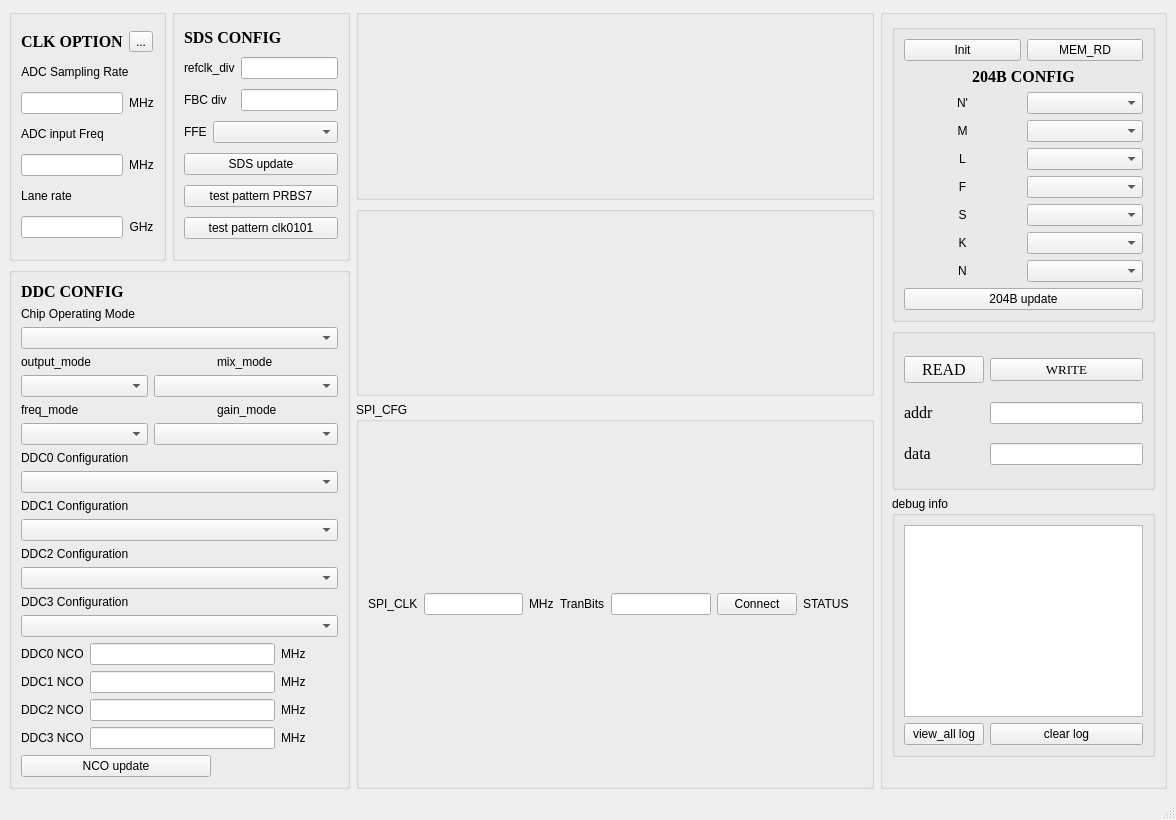
<?xml version="1.0" encoding="UTF-8"?>
<ui version="4.0">
 <class>MainWindow</class>
 <widget class="QMainWindow" name="MainWindow">
  <property name="geometry">
   <rect>
    <x>0</x>
    <y>0</y>
    <width>1176</width>
    <height>820</height>
   </rect>
  </property>
  <property name="sizePolicy">
   <sizepolicy hsizetype="Expanding" vsizetype="Expanding">
    <horstretch>0</horstretch>
    <verstretch>0</verstretch>
   </sizepolicy>
  </property>
  <property name="minimumSize">
   <size>
    <width>1176</width>
    <height>820</height>
   </size>
  </property>
  <property name="windowTitle">
   <string>TR9XXX</string>
  </property>
  <widget class="QWidget" name="centralwidget">
   <layout class="QVBoxLayout" name="verticalLayout_7">
    <item>
     <layout class="QGridLayout" name="gridLayout_6">
      <property name="sizeConstraint">
       <enum>QLayout::SetMaximumSize</enum>
      </property>
      <item row="0" column="0">
       <layout class="QVBoxLayout" name="verticalLayout_4">
        <item>
         <layout class="QHBoxLayout" name="horizontalLayout">
          <item>
           <widget class="QGroupBox" name="groupBox_7">
            <property name="title">
             <string/>
            </property>
            <layout class="QGridLayout" name="gridLayout_4">
             <item row="0" column="1">
              <widget class="QToolButton" name="clk_option_cfg_button">
               <property name="text">
                <string>...</string>
               </property>
              </widget>
             </item>
             <item row="5" column="0" colspan="2">
              <widget class="QLabel" name="fin_2">
               <property name="sizePolicy">
                <sizepolicy hsizetype="Fixed" vsizetype="Fixed">
                 <horstretch>0</horstretch>
                 <verstretch>0</verstretch>
                </sizepolicy>
               </property>
               <property name="focusPolicy">
                <enum>Qt::NoFocus</enum>
               </property>
               <property name="text">
                <string>Lane rate</string>
               </property>
               <property name="alignment">
                <set>Qt::AlignCenter</set>
               </property>
              </widget>
             </item>
             <item row="0" column="0">
              <widget class="QLabel" name="clk_option">
               <property name="font">
                <font>
                 <family>Times New Roman</family>
                 <pointsize>12</pointsize>
                 <weight>75</weight>
                 <bold>true</bold>
                </font>
               </property>
               <property name="focusPolicy">
                <enum>Qt::NoFocus</enum>
               </property>
               <property name="text">
                <string>CLK OPTION</string>
               </property>
              </widget>
             </item>
             <item row="2" column="1">
              <widget class="QLabel" name="fs_2">
               <property name="focusPolicy">
                <enum>Qt::NoFocus</enum>
               </property>
               <property name="text">
                <string>MHz</string>
               </property>
               <property name="alignment">
                <set>Qt::AlignCenter</set>
               </property>
              </widget>
             </item>
             <item row="4" column="0">
              <widget class="QLineEdit" name="fin_display">
               <property name="focusPolicy">
                <enum>Qt::NoFocus</enum>
               </property>
              </widget>
             </item>
             <item row="2" column="0">
              <widget class="QLineEdit" name="fs_display">
               <property name="focusPolicy">
                <enum>Qt::NoFocus</enum>
               </property>
              </widget>
             </item>
             <item row="6" column="1">
              <widget class="QLabel" name="fs_4">
               <property name="focusPolicy">
                <enum>Qt::NoFocus</enum>
               </property>
               <property name="text">
                <string>GHz</string>
               </property>
               <property name="alignment">
                <set>Qt::AlignCenter</set>
               </property>
              </widget>
             </item>
             <item row="1" column="0" colspan="2">
              <widget class="QLabel" name="fs">
               <property name="sizePolicy">
                <sizepolicy hsizetype="Fixed" vsizetype="Fixed">
                 <horstretch>0</horstretch>
                 <verstretch>0</verstretch>
                </sizepolicy>
               </property>
               <property name="focusPolicy">
                <enum>Qt::NoFocus</enum>
               </property>
               <property name="text">
                <string>ADC Sampling Rate</string>
               </property>
               <property name="alignment">
                <set>Qt::AlignCenter</set>
               </property>
              </widget>
             </item>
             <item row="3" column="0" colspan="2">
              <widget class="QLabel" name="fin">
               <property name="sizePolicy">
                <sizepolicy hsizetype="Fixed" vsizetype="Fixed">
                 <horstretch>0</horstretch>
                 <verstretch>0</verstretch>
                </sizepolicy>
               </property>
               <property name="focusPolicy">
                <enum>Qt::NoFocus</enum>
               </property>
               <property name="text">
                <string>ADC input Freq</string>
               </property>
               <property name="alignment">
                <set>Qt::AlignCenter</set>
               </property>
              </widget>
             </item>
             <item row="6" column="0">
              <widget class="QLineEdit" name="fin_display_2">
               <property name="focusPolicy">
                <enum>Qt::NoFocus</enum>
               </property>
              </widget>
             </item>
             <item row="4" column="1">
              <widget class="QLabel" name="fs_3">
               <property name="focusPolicy">
                <enum>Qt::NoFocus</enum>
               </property>
               <property name="text">
                <string>MHz</string>
               </property>
               <property name="alignment">
                <set>Qt::AlignCenter</set>
               </property>
              </widget>
             </item>
            </layout>
           </widget>
          </item>
          <item>
           <widget class="QGroupBox" name="groupBox_6">
            <property name="title">
             <string/>
            </property>
            <layout class="QGridLayout" name="gridLayout_3">
             <item row="2" column="2">
              <widget class="QLineEdit" name="fbc_div">
               <property name="focusPolicy">
                <enum>Qt::StrongFocus</enum>
               </property>
              </widget>
             </item>
             <item row="3" column="0">
              <widget class="QLabel" name="fs_28">
               <property name="focusPolicy">
                <enum>Qt::NoFocus</enum>
               </property>
               <property name="text">
                <string>FFE</string>
               </property>
              </widget>
             </item>
             <item row="4" column="0" colspan="3">
              <widget class="QPushButton" name="sds_button">
               <property name="text">
                <string>SDS update</string>
               </property>
              </widget>
             </item>
             <item row="1" column="0" colspan="2">
              <widget class="QLabel" name="fs_26">
               <property name="focusPolicy">
                <enum>Qt::NoFocus</enum>
               </property>
               <property name="text">
                <string>refclk_div</string>
               </property>
              </widget>
             </item>
             <item row="6" column="0" colspan="3">
              <widget class="QPushButton" name="sds_button_3">
               <property name="text">
                <string>test pattern clk0101</string>
               </property>
              </widget>
             </item>
             <item row="1" column="2">
              <widget class="QLineEdit" name="refclk_div">
               <property name="focusPolicy">
                <enum>Qt::StrongFocus</enum>
               </property>
              </widget>
             </item>
             <item row="5" column="0" colspan="3">
              <widget class="QPushButton" name="sds_button_2">
               <property name="text">
                <string>test pattern PRBS7</string>
               </property>
              </widget>
             </item>
             <item row="3" column="1" colspan="2">
              <widget class="QComboBox" name="comboBox"/>
             </item>
             <item row="2" column="0" colspan="2">
              <widget class="QLabel" name="fs_27">
               <property name="focusPolicy">
                <enum>Qt::NoFocus</enum>
               </property>
               <property name="text">
                <string>FBC div</string>
               </property>
              </widget>
             </item>
             <item row="0" column="0" colspan="3">
              <widget class="QLabel" name="clk_option_2">
               <property name="sizePolicy">
                <sizepolicy hsizetype="Preferred" vsizetype="Fixed">
                 <horstretch>0</horstretch>
                 <verstretch>0</verstretch>
                </sizepolicy>
               </property>
               <property name="font">
                <font>
                 <family>Times New Roman</family>
                 <pointsize>12</pointsize>
                 <weight>75</weight>
                 <bold>true</bold>
                </font>
               </property>
               <property name="focusPolicy">
                <enum>Qt::NoFocus</enum>
               </property>
               <property name="text">
                <string>SDS CONFIG</string>
               </property>
              </widget>
             </item>
            </layout>
           </widget>
          </item>
         </layout>
        </item>
        <item>
         <widget class="QGroupBox" name="groupBox_8">
          <property name="title">
           <string/>
          </property>
          <layout class="QGridLayout" name="gridLayout_5">
           <item row="0" column="0" colspan="4">
            <widget class="QLabel" name="DDC_CONFIG">
             <property name="font">
              <font>
               <family>Times New Roman</family>
               <pointsize>12</pointsize>
               <weight>75</weight>
               <bold>true</bold>
              </font>
             </property>
             <property name="focusPolicy">
              <enum>Qt::NoFocus</enum>
             </property>
             <property name="text">
              <string>DDC CONFIG</string>
             </property>
            </widget>
           </item>
           <item row="1" column="0" colspan="4">
            <widget class="QLabel" name="fs_5">
             <property name="sizePolicy">
              <sizepolicy hsizetype="Fixed" vsizetype="Fixed">
               <horstretch>0</horstretch>
               <verstretch>0</verstretch>
              </sizepolicy>
             </property>
             <property name="focusPolicy">
              <enum>Qt::NoFocus</enum>
             </property>
             <property name="text">
              <string>Chip Operating Mode</string>
             </property>
            </widget>
           </item>
           <item row="2" column="0" colspan="5">
            <widget class="QComboBox" name="chip_mode_config"/>
           </item>
           <item row="3" column="0" colspan="2">
            <widget class="QLabel" name="fs_6">
             <property name="focusPolicy">
              <enum>Qt::NoFocus</enum>
             </property>
             <property name="text">
              <string>output_mode</string>
             </property>
            </widget>
           </item>
           <item row="3" column="3" colspan="2">
            <widget class="QLabel" name="fs_29">
             <property name="focusPolicy">
              <enum>Qt::NoFocus</enum>
             </property>
             <property name="text">
              <string>mix_mode</string>
             </property>
            </widget>
           </item>
           <item row="4" column="0" colspan="2">
            <widget class="QComboBox" name="real_mode_config"/>
           </item>
           <item row="4" column="2" colspan="3">
            <widget class="QComboBox" name="mix_mode_config"/>
           </item>
           <item row="5" column="0" colspan="2">
            <widget class="QLabel" name="fs_30">
             <property name="focusPolicy">
              <enum>Qt::NoFocus</enum>
             </property>
             <property name="text">
              <string>freq_mode</string>
             </property>
            </widget>
           </item>
           <item row="5" column="3" colspan="2">
            <widget class="QLabel" name="fs_31">
             <property name="focusPolicy">
              <enum>Qt::NoFocus</enum>
             </property>
             <property name="text">
              <string>gain_mode</string>
             </property>
            </widget>
           </item>
           <item row="6" column="0" colspan="2">
            <widget class="QComboBox" name="freq_mode_config"/>
           </item>
           <item row="6" column="2" colspan="3">
            <widget class="QComboBox" name="gain_mode_config"/>
           </item>
           <item row="7" column="0" colspan="4">
            <widget class="QLabel" name="fs_7">
             <property name="focusPolicy">
              <enum>Qt::NoFocus</enum>
             </property>
             <property name="text">
              <string>DDC0 Configuration</string>
             </property>
            </widget>
           </item>
           <item row="8" column="0" colspan="5">
            <widget class="QComboBox" name="ddc0_config"/>
           </item>
           <item row="9" column="0" colspan="4">
            <widget class="QLabel" name="fs_8">
             <property name="focusPolicy">
              <enum>Qt::NoFocus</enum>
             </property>
             <property name="text">
              <string>DDC1 Configuration</string>
             </property>
            </widget>
           </item>
           <item row="10" column="0" colspan="5">
            <widget class="QComboBox" name="ddc1_config"/>
           </item>
           <item row="11" column="0" colspan="4">
            <widget class="QLabel" name="fs_9">
             <property name="focusPolicy">
              <enum>Qt::NoFocus</enum>
             </property>
             <property name="text">
              <string>DDC2 Configuration</string>
             </property>
            </widget>
           </item>
           <item row="12" column="0" colspan="5">
            <widget class="QComboBox" name="ddc2_config"/>
           </item>
           <item row="13" column="0" colspan="4">
            <widget class="QLabel" name="fs_10">
             <property name="focusPolicy">
              <enum>Qt::NoFocus</enum>
             </property>
             <property name="text">
              <string>DDC3 Configuration</string>
             </property>
            </widget>
           </item>
           <item row="14" column="0" colspan="5">
            <widget class="QComboBox" name="ddc3_config"/>
           </item>
           <item row="15" column="0">
            <widget class="QLabel" name="fs_11">
             <property name="focusPolicy">
              <enum>Qt::NoFocus</enum>
             </property>
             <property name="text">
              <string>DDC0 NCO</string>
             </property>
            </widget>
           </item>
           <item row="15" column="1" colspan="3">
            <widget class="QLineEdit" name="nco0_line_edit"/>
           </item>
           <item row="15" column="4">
            <widget class="QLabel" name="fs_12">
             <property name="focusPolicy">
              <enum>Qt::NoFocus</enum>
             </property>
             <property name="text">
              <string>MHz</string>
             </property>
            </widget>
           </item>
           <item row="16" column="0">
            <widget class="QLabel" name="fs_13">
             <property name="focusPolicy">
              <enum>Qt::NoFocus</enum>
             </property>
             <property name="text">
              <string>DDC1 NCO</string>
             </property>
            </widget>
           </item>
           <item row="16" column="1" colspan="3">
            <widget class="QLineEdit" name="nco1_line_edit"/>
           </item>
           <item row="16" column="4">
            <widget class="QLabel" name="fs_14">
             <property name="focusPolicy">
              <enum>Qt::NoFocus</enum>
             </property>
             <property name="text">
              <string>MHz</string>
             </property>
            </widget>
           </item>
           <item row="17" column="0">
            <widget class="QLabel" name="fs_15">
             <property name="focusPolicy">
              <enum>Qt::NoFocus</enum>
             </property>
             <property name="text">
              <string>DDC2 NCO</string>
             </property>
            </widget>
           </item>
           <item row="17" column="1" colspan="3">
            <widget class="QLineEdit" name="nco2_line_edit"/>
           </item>
           <item row="17" column="4">
            <widget class="QLabel" name="fs_16">
             <property name="focusPolicy">
              <enum>Qt::NoFocus</enum>
             </property>
             <property name="text">
              <string>MHz</string>
             </property>
            </widget>
           </item>
           <item row="18" column="0">
            <widget class="QLabel" name="fs_17">
             <property name="focusPolicy">
              <enum>Qt::NoFocus</enum>
             </property>
             <property name="text">
              <string>DDC3 NCO</string>
             </property>
            </widget>
           </item>
           <item row="18" column="1" colspan="3">
            <widget class="QLineEdit" name="nco3_line_edit"/>
           </item>
           <item row="18" column="4">
            <widget class="QLabel" name="fs_18">
             <property name="focusPolicy">
              <enum>Qt::NoFocus</enum>
             </property>
             <property name="text">
              <string>MHz</string>
             </property>
            </widget>
           </item>
           <item row="19" column="0" colspan="3">
            <widget class="QPushButton" name="nco_update_pushButton">
             <property name="text">
              <string>NCO update</string>
             </property>
            </widget>
           </item>
          </layout>
         </widget>
        </item>
       </layout>
      </item>
      <item row="0" column="1">
       <layout class="QVBoxLayout" name="verticalLayout_6">
        <item>
         <layout class="QVBoxLayout" name="verticalLayout_5">
          <item>
           <widget class="QGroupBox" name="groupBox_4">
            <property name="title">
             <string/>
            </property>
            <layout class="QVBoxLayout" name="verticalLayout_2">
             <item>
              <widget class="QLabel" name="label_8">
               <property name="text">
                <string/>
               </property>
               <property name="pixmap">
                <pixmap resource="xxx.qrc">:/xxx/xxxx.gif</pixmap>
               </property>
               <property name="scaledContents">
                <bool>true</bool>
               </property>
               <property name="alignment">
                <set>Qt::AlignCenter</set>
               </property>
              </widget>
             </item>
            </layout>
           </widget>
          </item>
          <item>
           <widget class="QGroupBox" name="groupBox_5">
            <property name="title">
             <string/>
            </property>
            <layout class="QVBoxLayout" name="verticalLayout_3">
             <item>
              <widget class="QLabel" name="label_7">
               <property name="text">
                <string/>
               </property>
               <property name="pixmap">
                <pixmap resource="struc.qrc">:/struc/structure.png</pixmap>
               </property>
               <property name="scaledContents">
                <bool>true</bool>
               </property>
              </widget>
             </item>
            </layout>
           </widget>
          </item>
         </layout>
        </item>
        <item>
         <widget class="QGroupBox" name="groupBox_9">
          <property name="title">
           <string>SPI_CFG</string>
          </property>
          <layout class="QHBoxLayout" name="horizontalLayout_2">
           <item>
            <widget class="QLabel" name="label_3">
             <property name="text">
              <string>SPI_CLK</string>
             </property>
            </widget>
           </item>
           <item>
            <widget class="QLineEdit" name="lineEdit"/>
           </item>
           <item>
            <widget class="QLabel" name="fs_32">
             <property name="focusPolicy">
              <enum>Qt::NoFocus</enum>
             </property>
             <property name="text">
              <string>MHz</string>
             </property>
            </widget>
           </item>
           <item>
            <widget class="QLabel" name="label_4">
             <property name="text">
              <string>TranBits</string>
             </property>
            </widget>
           </item>
           <item>
            <widget class="QLineEdit" name="lineEdit_2"/>
           </item>
           <item>
            <widget class="QPushButton" name="pushButton">
             <property name="text">
              <string>Connect</string>
             </property>
            </widget>
           </item>
           <item>
            <widget class="QLabel" name="label_5">
             <property name="text">
              <string>STATUS</string>
             </property>
            </widget>
           </item>
           <item>
            <widget class="QLabel" name="label_6">
             <property name="text">
              <string/>
             </property>
             <property name="pixmap">
              <pixmap resource="status.qrc">:/status/OFF.png</pixmap>
             </property>
            </widget>
           </item>
          </layout>
         </widget>
        </item>
       </layout>
      </item>
      <item row="0" column="2">
       <widget class="QGroupBox" name="groupBox_3">
        <property name="title">
         <string/>
        </property>
        <layout class="QGridLayout" name="gridLayout_7">
         <item row="0" column="0">
          <widget class="QGroupBox" name="groupBox">
           <property name="title">
            <string/>
           </property>
           <layout class="QGridLayout" name="gridLayout">
            <item row="4" column="1">
             <widget class="QComboBox" name="l_reg_cfg"/>
            </item>
            <item row="2" column="0">
             <widget class="QLabel" name="fs_19">
              <property name="focusPolicy">
               <enum>Qt::NoFocus</enum>
              </property>
              <property name="text">
               <string>N'</string>
              </property>
              <property name="alignment">
               <set>Qt::AlignCenter</set>
              </property>
             </widget>
            </item>
            <item row="8" column="1">
             <widget class="QComboBox" name="n_reg_cfg"/>
            </item>
            <item row="8" column="0">
             <widget class="QLabel" name="fs_25">
              <property name="focusPolicy">
               <enum>Qt::NoFocus</enum>
              </property>
              <property name="text">
               <string>N</string>
              </property>
              <property name="alignment">
               <set>Qt::AlignCenter</set>
              </property>
             </widget>
            </item>
            <item row="5" column="0">
             <widget class="QLabel" name="fs_22">
              <property name="focusPolicy">
               <enum>Qt::NoFocus</enum>
              </property>
              <property name="text">
               <string>F</string>
              </property>
              <property name="alignment">
               <set>Qt::AlignCenter</set>
              </property>
             </widget>
            </item>
            <item row="9" column="0" colspan="2">
             <widget class="QPushButton" name="j204b_update_pushButton">
              <property name="text">
               <string>204B update</string>
              </property>
             </widget>
            </item>
            <item row="1" column="0" colspan="2">
             <widget class="QLabel" name="DDC_CONFIG_2">
              <property name="font">
               <font>
                <family>Times New Roman</family>
                <pointsize>12</pointsize>
                <weight>75</weight>
                <bold>true</bold>
               </font>
              </property>
              <property name="focusPolicy">
               <enum>Qt::NoFocus</enum>
              </property>
              <property name="text">
               <string>204B CONFIG</string>
              </property>
              <property name="alignment">
               <set>Qt::AlignCenter</set>
              </property>
             </widget>
            </item>
            <item row="2" column="1">
             <widget class="QComboBox" name="ntotal_reg_cfg"/>
            </item>
            <item row="3" column="1">
             <widget class="QComboBox" name="m_reg_cfg"/>
            </item>
            <item row="7" column="1">
             <widget class="QComboBox" name="k_reg_cfg"/>
            </item>
            <item row="4" column="0">
             <widget class="QLabel" name="fs_21">
              <property name="focusPolicy">
               <enum>Qt::NoFocus</enum>
              </property>
              <property name="text">
               <string>L</string>
              </property>
              <property name="alignment">
               <set>Qt::AlignCenter</set>
              </property>
             </widget>
            </item>
            <item row="0" column="0">
             <widget class="QPushButton" name="init_button">
              <property name="text">
               <string>Init</string>
              </property>
             </widget>
            </item>
            <item row="0" column="1">
             <widget class="QPushButton" name="mem_rd_button">
              <property name="text">
               <string>MEM_RD</string>
              </property>
             </widget>
            </item>
            <item row="6" column="0">
             <widget class="QLabel" name="fs_23">
              <property name="focusPolicy">
               <enum>Qt::NoFocus</enum>
              </property>
              <property name="text">
               <string>S</string>
              </property>
              <property name="alignment">
               <set>Qt::AlignCenter</set>
              </property>
             </widget>
            </item>
            <item row="6" column="1">
             <widget class="QComboBox" name="s_reg_cfg"/>
            </item>
            <item row="5" column="1">
             <widget class="QComboBox" name="f_reg_cfg"/>
            </item>
            <item row="3" column="0">
             <widget class="QLabel" name="fs_20">
              <property name="focusPolicy">
               <enum>Qt::NoFocus</enum>
              </property>
              <property name="text">
               <string>M</string>
              </property>
              <property name="alignment">
               <set>Qt::AlignCenter</set>
              </property>
             </widget>
            </item>
            <item row="7" column="0">
             <widget class="QLabel" name="fs_24">
              <property name="focusPolicy">
               <enum>Qt::NoFocus</enum>
              </property>
              <property name="text">
               <string>K</string>
              </property>
              <property name="alignment">
               <set>Qt::AlignCenter</set>
              </property>
             </widget>
            </item>
           </layout>
          </widget>
         </item>
         <item row="1" column="0">
          <widget class="QGroupBox" name="groupBox_2">
           <property name="sizePolicy">
            <sizepolicy hsizetype="Expanding" vsizetype="Expanding">
             <horstretch>0</horstretch>
             <verstretch>0</verstretch>
            </sizepolicy>
           </property>
           <property name="title">
            <string/>
           </property>
           <layout class="QGridLayout" name="gridLayout_2">
            <item row="0" column="0">
             <widget class="QPushButton" name="read_button">
              <property name="font">
               <font>
                <family>Times New Roman</family>
                <pointsize>12</pointsize>
               </font>
              </property>
              <property name="text">
               <string>READ</string>
              </property>
             </widget>
            </item>
            <item row="1" column="1">
             <widget class="QLineEdit" name="addr_textEdit"/>
            </item>
            <item row="0" column="1">
             <widget class="QPushButton" name="write_button">
              <property name="font">
               <font>
                <family>Times New Roman</family>
                <pointsize>10</pointsize>
               </font>
              </property>
              <property name="text">
               <string>WRITE</string>
              </property>
             </widget>
            </item>
            <item row="2" column="0">
             <widget class="QLabel" name="label">
              <property name="sizePolicy">
               <sizepolicy hsizetype="Fixed" vsizetype="Fixed">
                <horstretch>0</horstretch>
                <verstretch>0</verstretch>
               </sizepolicy>
              </property>
              <property name="font">
               <font>
                <family>Times New Roman</family>
                <pointsize>12</pointsize>
               </font>
              </property>
              <property name="text">
               <string>data</string>
              </property>
              <property name="alignment">
               <set>Qt::AlignCenter</set>
              </property>
             </widget>
            </item>
            <item row="1" column="0">
             <widget class="QLabel" name="label_2">
              <property name="sizePolicy">
               <sizepolicy hsizetype="Preferred" vsizetype="Fixed">
                <horstretch>0</horstretch>
                <verstretch>0</verstretch>
               </sizepolicy>
              </property>
              <property name="font">
               <font>
                <family>Times New Roman</family>
                <pointsize>12</pointsize>
               </font>
              </property>
              <property name="text">
               <string>addr</string>
              </property>
              <property name="alignment">
               <set>Qt::AlignLeading|Qt::AlignLeft|Qt::AlignVCenter</set>
              </property>
             </widget>
            </item>
            <item row="2" column="1">
             <widget class="QLineEdit" name="textEdit"/>
            </item>
           </layout>
          </widget>
         </item>
         <item row="3" column="0">
          <widget class="QGroupBox" name="groupBox_11">
           <property name="sizePolicy">
            <sizepolicy hsizetype="Preferred" vsizetype="Expanding">
             <horstretch>0</horstretch>
             <verstretch>0</verstretch>
            </sizepolicy>
           </property>
           <property name="title">
            <string>debug info</string>
           </property>
           <layout class="QGridLayout" name="gridLayout_8">
            <item row="2" column="0">
             <widget class="QPushButton" name="view_all_log_btn">
              <property name="sizePolicy">
               <sizepolicy hsizetype="Fixed" vsizetype="Fixed">
                <horstretch>0</horstretch>
                <verstretch>0</verstretch>
               </sizepolicy>
              </property>
              <property name="layoutDirection">
               <enum>Qt::LeftToRight</enum>
              </property>
              <property name="text">
               <string>view_all log</string>
              </property>
             </widget>
            </item>
            <item row="2" column="1">
             <widget class="QPushButton" name="clear_log_btn">
              <property name="text">
               <string>clear log</string>
              </property>
             </widget>
            </item>
            <item row="0" column="0" colspan="2">
             <widget class="QTextBrowser" name="log_textBrowser"/>
            </item>
           </layout>
          </widget>
         </item>
         <item row="4" column="0">
          <widget class="QLabel" name="logo">
           <property name="text">
            <string/>
           </property>
           <property name="pixmap">
            <pixmap resource="logo.qrc">:/logo/logo.png</pixmap>
           </property>
           <property name="alignment">
            <set>Qt::AlignCenter</set>
           </property>
          </widget>
         </item>
        </layout>
       </widget>
      </item>
     </layout>
    </item>
   </layout>
  </widget>
  <widget class="QMenuBar" name="menubar">
   <property name="geometry">
    <rect>
     <x>0</x>
     <y>0</y>
     <width>1176</width>
     <height>23</height>
    </rect>
   </property>
  </widget>
  <widget class="QStatusBar" name="statusbar"/>
 </widget>
 <resources>
  <include location="logo.qrc"/>
  <include location="xxx.qrc"/>
  <include location="status.qrc"/>
  <include location="struc.qrc"/>
 </resources>
 <connections/>
</ui>
